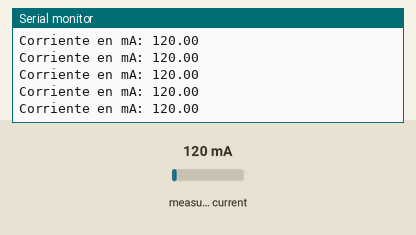
This sketch was run on a simulated Arduino Uno, built with avr-gcc and run on an emulated ATmega328P. Shown: the last lines printed to the serial monitor. The test bench sets the inputs (shaded band); at power-on: measured current 120 mA.

Above: at 1.2 s.
1.3 s: measured current set to 500 mA
At 2.3 s:
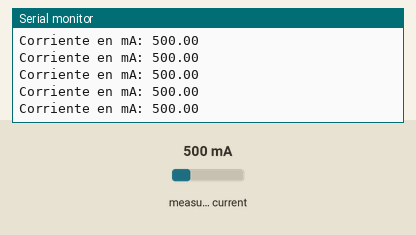
4.3 s: measured current set to 40 mA
At 5.1 s:
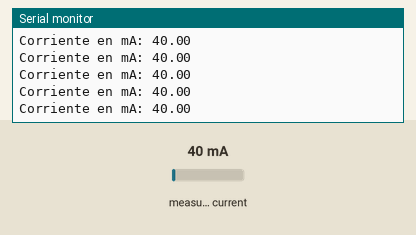
Timing chart, 0 to 6.5 s (numbered marks = the images above; inputs shaded):
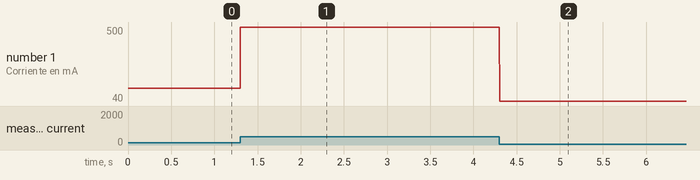

Measured:
- after the input at 1.3 s, the serial monitor: prints a new line at once (image 1)
- after the input at 4.3 s, the serial monitor: prints a new line at once (image 2)
- plotted number 1: 120 → 500 after the input at 1.3 s, 500 → 40 after the input at 4.3 s

The sketch:

PRUEBA_SENSOR_CORRIENTE.ino
```cpp
//Grupo 5: Sol Corujeira, Benjamin Fischtein y Lara Nussembaum

#include <Adafruit_INA219.h>
#include <Wire.h>

Adafruit_INA219 ina219;

void setup() {
  Serial.begin(115200);

  while(!ina219.begin()){
    Serial.println("Iniciando sensor");
    delay(100);
  }
  Serial.println("Sensor iniciado");
}

void loop() {
  float corriente = ina219.getCurrent_mA();

  Serial.println("Corriente en mA: " + String(corriente));
}
```
